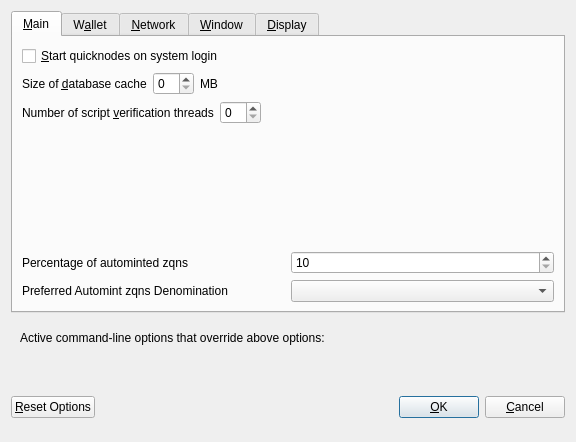
<?xml version="1.0" encoding="UTF-8"?>
<ui version="4.0">
 <class>OptionsDialog</class>
 <widget class="QDialog" name="OptionsDialog">
  <property name="geometry">
   <rect>
    <x>0</x>
    <y>0</y>
    <width>576</width>
    <height>442</height>
   </rect>
  </property>
  <property name="windowTitle">
   <string>Options</string>
  </property>
  <property name="modal">
   <bool>true</bool>
  </property>
  <layout class="QVBoxLayout" name="verticalLayout">
   <item>
    <widget class="QTabWidget" name="tabWidget">
     <property name="currentIndex">
      <number>0</number>
     </property>
     <widget class="QWidget" name="tabMain">
      <attribute name="title">
       <string>&amp;Main</string>
      </attribute>
      <layout class="QVBoxLayout" name="verticalLayout_Main">
       <item>
        <widget class="QCheckBox" name="bitcoinAtStartup">
         <property name="toolTip">
          <string>Automatically start quicknodes after logging in to the system.</string>
         </property>
         <property name="text">
          <string>&amp;Start quicknodes on system login</string>
         </property>
        </widget>
       </item>
       <item>
        <layout class="QHBoxLayout" name="horizontalLayout_2_Main">
         <item>
          <widget class="QLabel" name="databaseCacheLabel">
           <property name="text">
            <string>Size of &amp;database cache</string>
           </property>
           <property name="textFormat">
            <enum>Qt::PlainText</enum>
           </property>
           <property name="buddy">
            <cstring>databaseCache</cstring>
           </property>
          </widget>
         </item>
         <item>
          <widget class="QSpinBox" name="databaseCache"/>
         </item>
         <item>
          <widget class="QLabel" name="databaseCacheUnitLabel">
           <property name="text">
            <string>MB</string>
           </property>
           <property name="textFormat">
            <enum>Qt::PlainText</enum>
           </property>
          </widget>
         </item>
         <item>
          <spacer name="horizontalSpacer_2_Main">
           <property name="orientation">
            <enum>Qt::Horizontal</enum>
           </property>
           <property name="sizeHint" stdset="0">
            <size>
             <width>40</width>
             <height>20</height>
            </size>
           </property>
          </spacer>
         </item>
        </layout>
       </item>
       <item>
        <layout class="QHBoxLayout" name="horizontalLayout_3_Main">
         <item>
          <widget class="QLabel" name="threadsScriptVerifLabel">
           <property name="text">
            <string>Number of script &amp;verification threads</string>
           </property>
           <property name="textFormat">
            <enum>Qt::PlainText</enum>
           </property>
           <property name="buddy">
            <cstring>threadsScriptVerif</cstring>
           </property>
          </widget>
         </item>
         <item>
          <widget class="QSpinBox" name="threadsScriptVerif">
           <property name="toolTip">
            <string>(0 = auto, &lt;0 = leave that many cores free)</string>
           </property>
          </widget>
         </item>
         <item>
          <spacer name="horizontalSpacer_3_Main">
           <property name="orientation">
            <enum>Qt::Horizontal</enum>
           </property>
           <property name="sizeHint" stdset="0">
            <size>
             <width>40</width>
             <height>20</height>
            </size>
           </property>
          </spacer>
         </item>
        </layout>
       </item>
       <item>
        <spacer name="verticalSpacer_2">
         <property name="orientation">
          <enum>Qt::Vertical</enum>
         </property>
         <property name="sizeHint" stdset="0">
          <size>
           <width>20</width>
           <height>40</height>
          </size>
         </property>
        </spacer>
       </item>
       <item>
        <layout class="QHBoxLayout" name="horizontalLayout_3">
         <item>
          <widget class="QLabel" name="percentage_label">
           <property name="toolTip">
            <string>Percentage of incoming quicknodes which get automatically converted to zqns via Zerocoin Protocol (min: 10%)</string>
           </property>
           <property name="text">
            <string>Percentage of autominted zqns</string>
           </property>
          </widget>
         </item>
         <item>
          <widget class="QSpinBox" name="zeromintPercentage">
           <property name="minimum">
            <number>10</number>
           </property>
           <property name="maximum">
            <number>100</number>
           </property>
          </widget>
         </item>
        </layout>
       </item>
       <item>
        <layout class="QHBoxLayout" name="horizontalLayout" stretch="0,0">
         <property name="sizeConstraint">
          <enum>QLayout::SetFixedSize</enum>
         </property>
         <item>
          <widget class="QLabel" name="labelPreferredDenom">
           <property name="maximumSize">
            <size>
             <width>16777215</width>
             <height>16777215</height>
            </size>
           </property>
           <property name="toolTip">
            <string>Wait with automatic conversion to Zerocoin until enough quicknodes for this denomination is available</string>
           </property>
           <property name="text">
            <string>Preferred Automint zqns Denomination</string>
           </property>
          </widget>
         </item>
         <item>
          <widget class="QComboBox" name="preferredDenom">
           <property name="maximumSize">
            <size>
             <width>16777215</width>
             <height>27</height>
            </size>
           </property>
           <property name="toolTip">
            <string>Wait with automatic conversion to Zerocoin until enough quicknodes for this denomination is available</string>
           </property>
           <property name="maxVisibleItems">
            <number>9</number>
           </property>
           <property name="maxCount">
            <number>9</number>
           </property>
          </widget>
         </item>
        </layout>
       </item>
      </layout>
     </widget>
     <widget class="QWidget" name="tabWallet">
      <attribute name="title">
       <string>W&amp;allet</string>
      </attribute>
      <layout class="QVBoxLayout" name="verticalLayout_Wallet">
       <item>
        <widget class="QGroupBox" name="groupBox">
         <property name="title">
          <string>Expert</string>
         </property>
         <layout class="QVBoxLayout" name="verticalLayout_2">
          <item>
           <widget class="QCheckBox" name="coinControlFeatures">
            <property name="toolTip">
             <string>Whether to show coin control features or not.</string>
            </property>
            <property name="text">
             <string>Enable coin &amp;control features</string>
            </property>
           </widget>
          </item>
          <item>
           <widget class="QCheckBox" name="showMasternodesTab">
            <property name="toolTip">
             <string>Show additional tab listing all your masternodes in first sub-tab&lt;br/&gt;and all masternodes on the network in second sub-tab.</string>
            </property>
            <property name="text">
             <string>Show Masternodes Tab</string>
            </property>
           </widget>
          </item>
          <item>
           <widget class="QCheckBox" name="spendZeroConfChange">
            <property name="toolTip">
             <string>If you disable the spending of unconfirmed change, the change from a transaction&lt;br/&gt;cannot be used until that transaction has at least one confirmation.&lt;br/&gt;This also affects how your balance is computed.</string>
            </property>
            <property name="text">
             <string>&amp;Spend unconfirmed change</string>
            </property>
           </widget>
          </item>
         </layout>
        </widget>
       </item>
       <item>
        <spacer name="verticalSpacer_Wallet">
         <property name="orientation">
          <enum>Qt::Vertical</enum>
         </property>
         <property name="sizeHint" stdset="0">
          <size>
           <width>20</width>
           <height>40</height>
          </size>
         </property>
        </spacer>
       </item>
      </layout>
     </widget>
     <widget class="QWidget" name="tabNetwork">
      <attribute name="title">
       <string>&amp;Network</string>
      </attribute>
      <layout class="QVBoxLayout" name="verticalLayout_Network">
       <item>
        <widget class="QCheckBox" name="mapPortUpnp">
         <property name="toolTip">
          <string>Automatically open the quicknodes client port on the router. This only works when your router supports UPnP and it is enabled.</string>
         </property>
         <property name="text">
          <string>Map port using &amp;UPnP</string>
         </property>
        </widget>
       </item>
       <item>
        <widget class="QCheckBox" name="allowIncoming">
         <property name="toolTip">
          <string>Accept connections from outside</string>
         </property>
         <property name="text">
          <string>Allow incoming connections</string>
         </property>
        </widget>
       </item>
       <item>
        <widget class="QCheckBox" name="connectSocks">
         <property name="toolTip">
          <string>Connect to the quicknodes network through a SOCKS5 proxy.</string>
         </property>
         <property name="text">
          <string>&amp;Connect through SOCKS5 proxy (default proxy):</string>
         </property>
        </widget>
       </item>
       <item>
        <layout class="QHBoxLayout" name="horizontalLayout_1_Network">
         <item>
          <widget class="QLabel" name="proxyIpLabel">
           <property name="text">
            <string>Proxy &amp;IP:</string>
           </property>
           <property name="textFormat">
            <enum>Qt::PlainText</enum>
           </property>
           <property name="buddy">
            <cstring>proxyIp</cstring>
           </property>
          </widget>
         </item>
         <item>
          <widget class="QValidatedLineEdit" name="proxyIp">
           <property name="minimumSize">
            <size>
             <width>140</width>
             <height>0</height>
            </size>
           </property>
           <property name="maximumSize">
            <size>
             <width>140</width>
             <height>16777215</height>
            </size>
           </property>
           <property name="toolTip">
            <string>IP address of the proxy (e.g. IPv4: 127.0.0.1 / IPv6: ::1)</string>
           </property>
          </widget>
         </item>
         <item>
          <widget class="QLabel" name="proxyPortLabel">
           <property name="text">
            <string>&amp;Port:</string>
           </property>
           <property name="textFormat">
            <enum>Qt::PlainText</enum>
           </property>
           <property name="buddy">
            <cstring>proxyPort</cstring>
           </property>
          </widget>
         </item>
         <item>
          <widget class="QLineEdit" name="proxyPort">
           <property name="minimumSize">
            <size>
             <width>55</width>
             <height>0</height>
            </size>
           </property>
           <property name="maximumSize">
            <size>
             <width>55</width>
             <height>16777215</height>
            </size>
           </property>
           <property name="toolTip">
            <string>Port of the proxy (e.g. 9050)</string>
           </property>
          </widget>
         </item>
         <item>
          <spacer name="horizontalSpacer_1_Network">
           <property name="orientation">
            <enum>Qt::Horizontal</enum>
           </property>
           <property name="sizeHint" stdset="0">
            <size>
             <width>40</width>
             <height>20</height>
            </size>
           </property>
          </spacer>
         </item>
        </layout>
       </item>
       <item>
        <spacer name="verticalSpacer_Network">
         <property name="orientation">
          <enum>Qt::Vertical</enum>
         </property>
         <property name="sizeHint" stdset="0">
          <size>
           <width>20</width>
           <height>40</height>
          </size>
         </property>
        </spacer>
       </item>
      </layout>
     </widget>
     <widget class="QWidget" name="tabWindow">
      <attribute name="title">
       <string>&amp;Window</string>
      </attribute>
      <layout class="QVBoxLayout" name="verticalLayout_Window">
       <item>
        <widget class="QCheckBox" name="minimizeToTray">
         <property name="toolTip">
          <string>Show only a tray icon after minimizing the window.</string>
         </property>
         <property name="text">
          <string>&amp;Minimize to the tray instead of the taskbar</string>
         </property>
        </widget>
       </item>
       <item>
        <widget class="QCheckBox" name="minimizeOnClose">
         <property name="toolTip">
          <string>Minimize instead of exit the application when the window is closed. When this option is enabled, the application will be closed only after selecting Quit in the menu.</string>
         </property>
         <property name="text">
          <string>M&amp;inimize on close</string>
         </property>
        </widget>
       </item>
       <item>
        <spacer name="verticalSpacer_Window">
         <property name="orientation">
          <enum>Qt::Vertical</enum>
         </property>
         <property name="sizeHint" stdset="0">
          <size>
           <width>20</width>
           <height>40</height>
          </size>
         </property>
        </spacer>
       </item>
      </layout>
     </widget>
     <widget class="QWidget" name="tabDisplay">
      <attribute name="title">
       <string>&amp;Display</string>
      </attribute>
      <layout class="QVBoxLayout" name="verticalLayout_Display">
       <item>
        <layout class="QHBoxLayout" name="horizontalLayout_1_Display">
         <item>
          <widget class="QLabel" name="langLabel">
           <property name="text">
            <string>User Interface &amp;language:</string>
           </property>
           <property name="textFormat">
            <enum>Qt::PlainText</enum>
           </property>
           <property name="buddy">
            <cstring>lang</cstring>
           </property>
          </widget>
         </item>
         <item>
          <widget class="QValueComboBox" name="lang">
           <property name="toolTip">
            <string>The user interface language can be set here. This setting will take effect after restarting quicknodes.</string>
           </property>
          </widget>
         </item>
        </layout>
       </item>
       <item>
        <widget class="QLabel" name="label_3">
         <property name="toolTip">
          <string notr="true"/>
         </property>
         <property name="statusTip">
          <string notr="true"/>
         </property>
         <property name="whatsThis">
          <string notr="true"/>
         </property>
         <property name="accessibleName">
          <string notr="true"/>
         </property>
         <property name="text">
          <string>Language missing or translation incomplete? Help contributing translations here:
https://www.transifex.com/quicknodes-project/quicknodes-project-translations</string>
         </property>
         <property name="wordWrap">
          <bool>true</bool>
         </property>
         <property name="openExternalLinks">
          <bool>true</bool>
         </property>
         <property name="textInteractionFlags">
          <set>Qt::TextBrowserInteraction</set>
         </property>
        </widget>
       </item>
       <item>
        <layout class="QHBoxLayout" name="horizontalLayout_4_Display" stretch="0,0">
         <item>
          <widget class="QLabel" name="themeLabel">
           <property name="text">
            <string>User Interface Theme:</string>
           </property>
          </widget>
         </item>
         <item>
          <widget class="QValueComboBox" name="theme"/>
         </item>
        </layout>
       </item>
       <item>
        <widget class="Line" name="line">
         <property name="orientation">
          <enum>Qt::Horizontal</enum>
         </property>
        </widget>
       </item>
       <item>
        <layout class="QHBoxLayout" name="horizontalLayout_2_Display">
         <item>
          <widget class="QLabel" name="unitLabel">
           <property name="text">
            <string>&amp;Unit to show amounts in:</string>
           </property>
           <property name="textFormat">
            <enum>Qt::PlainText</enum>
           </property>
           <property name="buddy">
            <cstring>unit</cstring>
           </property>
          </widget>
         </item>
         <item>
          <widget class="QValueComboBox" name="unit">
           <property name="toolTip">
            <string>Choose the default subdivision unit to show in the interface and when sending coins.</string>
           </property>
          </widget>
         </item>
        </layout>
       </item>
       <item>
        <layout class="QHBoxLayout" name="horizontalLayout_5_Display">
         <item>
          <widget class="QLabel" name="digitsLabel">
           <property name="text">
            <string>Decimal digits</string>
           </property>
          </widget>
         </item>
         <item>
          <widget class="QValueComboBox" name="digits"/>
         </item>
        </layout>
       </item>
       <item>
        <layout class="QHBoxLayout" name="horizontalLayout_3_Display">
         <item>
          <widget class="QLabel" name="thirdPartyTxUrlsLabel">
           <property name="toolTip">
            <string>Third party URLs (e.g. a block explorer) that appear in the transactions tab as context menu items. %s in the URL is replaced by transaction hash. Multiple URLs are separated by vertical bar |.</string>
           </property>
           <property name="text">
            <string>Third party transaction URLs</string>
           </property>
           <property name="buddy">
            <cstring>thirdPartyTxUrls</cstring>
           </property>
          </widget>
         </item>
         <item>
          <widget class="QLineEdit" name="thirdPartyTxUrls">
           <property name="toolTip">
            <string>Third party URLs (e.g. a block explorer) that appear in the transactions tab as context menu items. %s in the URL is replaced by transaction hash. Multiple URLs are separated by vertical bar |.</string>
           </property>
          </widget>
         </item>
        </layout>
       </item>
       <item>
        <spacer name="verticalSpacer">
         <property name="orientation">
          <enum>Qt::Vertical</enum>
         </property>
         <property name="sizeHint" stdset="0">
          <size>
           <width>20</width>
           <height>40</height>
          </size>
         </property>
        </spacer>
       </item>
      </layout>
     </widget>
    </widget>
   </item>
   <item>
    <widget class="QFrame" name="frame">
     <layout class="QVBoxLayout" name="verticalLayout_Bottom">
      <item>
       <layout class="QHBoxLayout" name="horizontalLayout_Bottom">
        <item>
         <widget class="QLabel" name="overriddenByCommandLineInfoLabel">
          <property name="text">
           <string>Active command-line options that override above options:</string>
          </property>
          <property name="textFormat">
           <enum>Qt::PlainText</enum>
          </property>
         </widget>
        </item>
        <item>
         <spacer name="horizontalSpacer_Bottom">
          <property name="orientation">
           <enum>Qt::Horizontal</enum>
          </property>
          <property name="sizeHint" stdset="0">
           <size>
            <width>40</width>
            <height>20</height>
           </size>
          </property>
         </spacer>
        </item>
       </layout>
      </item>
      <item>
       <widget class="QLabel" name="overriddenByCommandLineLabel">
        <property name="text">
         <string/>
        </property>
        <property name="textFormat">
         <enum>Qt::PlainText</enum>
        </property>
        <property name="wordWrap">
         <bool>true</bool>
        </property>
       </widget>
      </item>
     </layout>
    </widget>
   </item>
   <item>
    <layout class="QHBoxLayout" name="horizontalLayout_Buttons">
     <item>
      <widget class="QPushButton" name="resetButton">
       <property name="toolTip">
        <string>Reset all client options to default.</string>
       </property>
       <property name="text">
        <string>&amp;Reset Options</string>
       </property>
       <property name="autoDefault">
        <bool>false</bool>
       </property>
      </widget>
     </item>
     <item>
      <spacer name="horizontalSpacer_1">
       <property name="orientation">
        <enum>Qt::Horizontal</enum>
       </property>
       <property name="sizeHint" stdset="0">
        <size>
         <width>40</width>
         <height>48</height>
        </size>
       </property>
      </spacer>
     </item>
     <item>
      <widget class="QLabel" name="statusLabel">
       <property name="minimumSize">
        <size>
         <width>200</width>
         <height>0</height>
        </size>
       </property>
       <property name="font">
        <font>
         <weight>75</weight>
         <bold>true</bold>
        </font>
       </property>
       <property name="text">
        <string/>
       </property>
       <property name="textFormat">
        <enum>Qt::PlainText</enum>
       </property>
       <property name="wordWrap">
        <bool>true</bool>
       </property>
      </widget>
     </item>
     <item>
      <spacer name="horizontalSpacer_2">
       <property name="orientation">
        <enum>Qt::Horizontal</enum>
       </property>
       <property name="sizeHint" stdset="0">
        <size>
         <width>40</width>
         <height>48</height>
        </size>
       </property>
      </spacer>
     </item>
     <item>
      <widget class="QPushButton" name="okButton">
       <property name="text">
        <string>&amp;OK</string>
       </property>
       <property name="autoDefault">
        <bool>false</bool>
       </property>
       <property name="default">
        <bool>true</bool>
       </property>
      </widget>
     </item>
     <item>
      <widget class="QPushButton" name="cancelButton">
       <property name="text">
        <string>&amp;Cancel</string>
       </property>
       <property name="autoDefault">
        <bool>false</bool>
       </property>
      </widget>
     </item>
    </layout>
   </item>
  </layout>
 </widget>
 <customwidgets>
  <customwidget>
   <class>QValidatedLineEdit</class>
   <extends>QLineEdit</extends>
   <header>qvalidatedlineedit.h</header>
  </customwidget>
  <customwidget>
   <class>QValueComboBox</class>
   <extends>QComboBox</extends>
   <header>qvaluecombobox.h</header>
  </customwidget>
 </customwidgets>
 <resources/>
 <connections/>
</ui>
